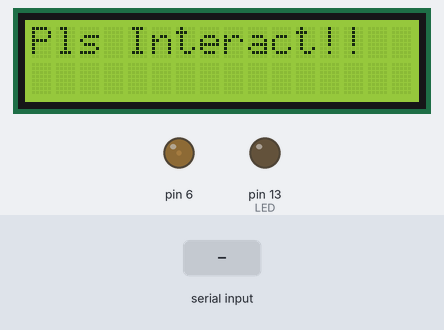
A sketch run on a simulated Arduino Uno, built with avr-gcc and run on an emulated ATmega328P. On the bench: 16×2 character LCD, output pins drawn as LEDs (lit = HIGH). Inputs (shaded band) come from the test bench. What the sketch prints to the serial monitor is not drawn.

Above: at 1.2 s.
1.3 s: "1" received over Serial
At 2.0 s:
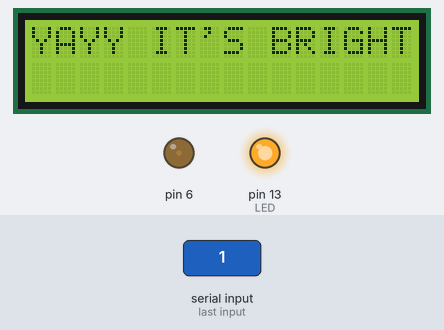
2.8 s: "0" received over Serial
At 3.1 s:
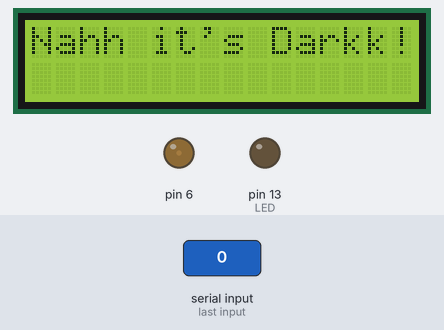
4.3 s: "2" received over Serial
At 5.4 s:
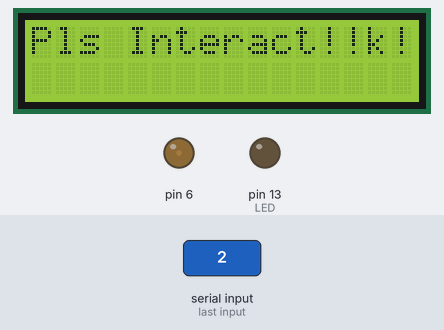
Timing chart, 0 to 7.3 s (numbered marks = the images above; inputs shaded):
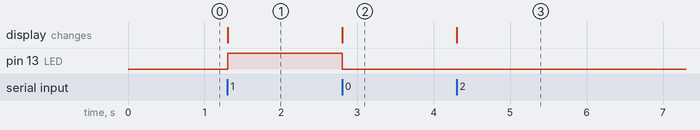

The sketch:

sketch_may05a.ino
```cpp
#include <LiquidCrystal.h>
int Contrast=20;
int data;
int LED=13;
 LiquidCrystal lcd(12, 11, 5, 4, 3, 2);

void setup() {
  analogWrite(6,Contrast);
  lcd.begin(16, 2);
  Serial.begin(9600);                               //initialize serial COM at 9600 baudrate
  pinMode(LED, OUTPUT);                    //declare the LED pin (13) as output
  digitalWrite (LED, LOW);                     //Turn OFF the Led in the beginning
  Serial.println("Hello!,How are you Python ?");
}
void loop() {
  while (Serial.available())    //whatever the data that is coming in serially and assigning the value to the variable “data”
  {
  data = Serial.read();
  }

  if (data !='1' && data !='0' )
  {digitalWrite (LED, LOW);
  lcd.setCursor(0, 0);
  lcd.print("Pls Interact!!");

  }

  if (data == '1')
 { digitalWrite (LED, HIGH);
  lcd.setCursor(0, 0);
  lcd.print("YAYY IT'S BRIGHT!");

 }

  if (data == '0')
  {
  digitalWrite (LED, LOW);
  lcd.setCursor(0, 0);
  lcd.print("Nahh it's Darkk!!");


  }
}
```

Measured:
- after the input at 1.3 s, pin 13 (LED): LOW → HIGH at once; the display: changes at once (image 1)
- after the input at 2.8 s, pin 13 (LED): HIGH → LOW at once; the display: changes at once (image 2)
- after the input at 4.3 s, the display: changes at once (image 3)
